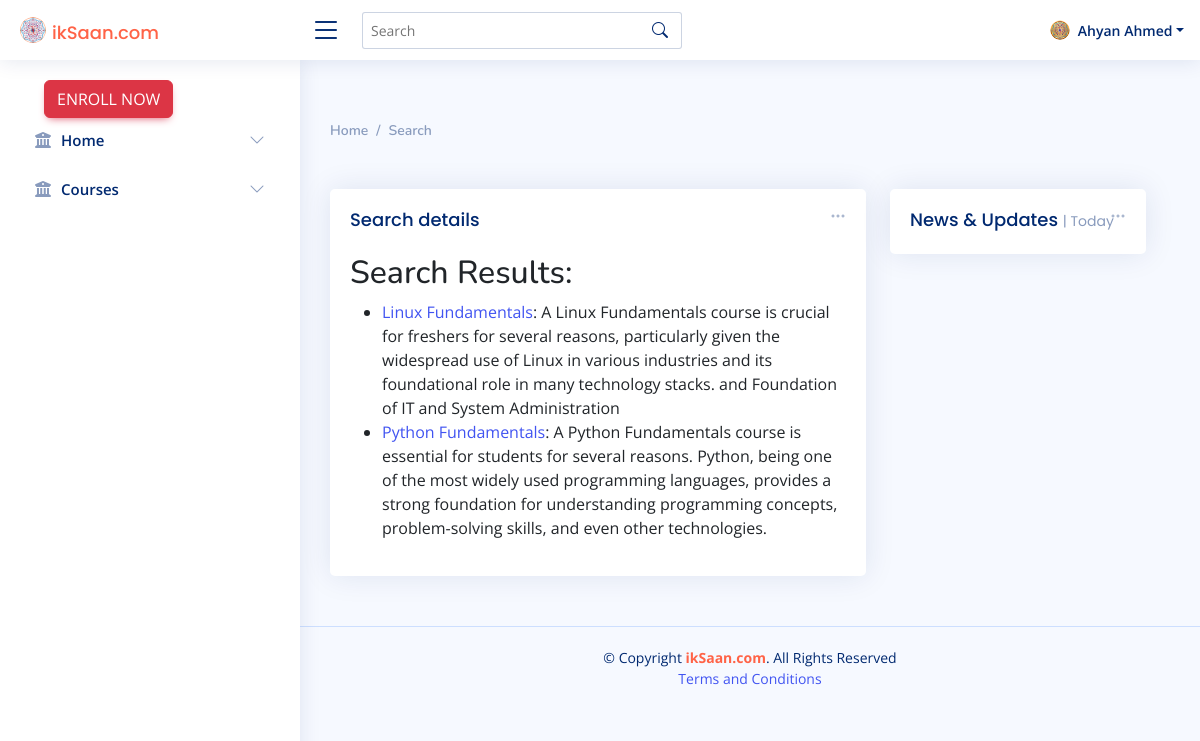
/courses/search (signed in), run on the app's committed database.
### users/models.py (models this page shows, shortened)
class CustomUser(AbstractUser):
    phone_number = models.CharField(max_length=20, blank=True, null=True)
    address = models.TextField(blank=True, null=True)
    country = models.CharField(max_length=100,default="IN")
    state = models.CharField(max_length=100, blank=True, null=True, default="TS")
    city = models.CharField(max_length=100,default="Hyderabad")
    postal_code = models.CharField(max_length=20,default="50030")
    street_address = models.CharField(max_length=255,default="Rajendranagar")
    slug = AutoSlugField(populate_from='username', unique=True)
    USER_GROUPS = (
        ('admin', 'Admin'),
        ('mentor', 'Mentor'),
        ('consumer', 'Consumer'),
    )
    user_type = models.CharField(max_length=20, choices=USER_GROUPS, default='consumer')

### courses/models.py (models this page shows, shortened)
class Course(models.Model):
    title = models.CharField(max_length=200)
    slug = AutoSlugField(populate_from='title', unique=True)
    description = models.TextField()
    video_link = models.URLField()
    thumbnail = models.ImageField(upload_to='thumbnails/')
    subscription = models.ForeignKey('subscriptions.Subscription', on_delete=models.SET_NULL, null=True, blank=True)

### courses/views.py (the view)
# urls.py: path('search', views.search_courses, name='search_courses'),
def search_courses(request):
    form = SearchForm(request.GET or None)
    courses = Course.objects.all()
    if form.is_valid():
        query = form.cleaned_data.get('query')
        print("Query", query)
        if query:
            courses = Course.objects.filter(title__icontains=query)
    return render(request, 'courses/search_results.html', {'form': form, 'courses': courses})

### courses/forms.py
class SearchForm(forms.Form):
    query = forms.CharField(label='Search Courses', max_length=100, required=False)

### templates/courses/search_results.html (shortened to what this page needs)
{% extends 'base.html' %}
{% load django_bootstrap5 %}
{% load static %}
{% block main %}
    <header class="py-4 py-md-2" style="background-image: none;">
      <div class="container text-center py-xl-2">
      </div>
    </header>
    <div class="container">
      <nav class="mb-5 mb-md-8 mt-2" aria-label="breadcrumb">
        <ol class="breadcrumb breadcrumb-scroll">
          <li class="breadcrumb-item">
            <a class="text-gray-800" href="#">
              Home
            </a>
          </li>
          <li class="breadcrumb-item">
            <a class="text-gray-800" href="#">
              Search
            </a>
          </li>
        </ol>
      </nav>
    </div>
    <div class="row">
      <div class="col-lg-8">
        <div class="row">
        <div class="col-12">
          <div class="card">
          <div class="filter">
            <a class="icon" href="#" data-bs-toggle="dropdown"><i class="bi bi-three-dots"></i></a>
          </div>
          <div class="card-body">
            <h5 class="card-title">Search details</h5>
            {% if courses %}
            <h2>Search Results:</h2>
            <ul>
                {% for course in courses %}
                    <li><a href="{% url 'course_details' course.slug %}">{{ course.title }}</a>: {{ course.description }}</li>
                {% empty %}
                    <li>No courses found.</li>
                {% endfor %}
            </ul>
        {% else %}
            <p>Enter a search term and press the "Search" button.</p>
        {% endif %}
          </div>
          </div>
        </div>
        </div>
      </div>
      <div class="col-lg-4">
        <div class="card">
        <div class="filter">
          <a class="icon" href="#" data-bs-toggle="dropdown"><i class="bi bi-three-dots"></i></a>
        </div>
        <div class="card-body pb-0">
          <h5 class="card-title">News &amp; Updates <span>| Today</span></h5>
        </div>
        </div>
      </div>
      </div>
{% endblock %}

### templates/dashboard/components/topbar.html (shortened to what this page needs)
{% load static %}
  <header id="header" class="header fixed-top d-flex align-items-center">
    <div class="d-flex align-items-center justify-content-between">
      <a href="{% url 'home' %}" class="logo d-flex align-items-center">
       <img class="rounded-pill"  src="{% static 'assets/img/iksaanLogo.png' %}"  href="{% url 'home' %}" alt="">
       <h5 class="d-lg-block card-title" style="color:tomato"; >ikSaan.com</h5>
      </a>
      <i class="bi bi-list toggle-sidebar-btn " ></i>
    </div>
    <div class="search-bar">
      <form class="search-form d-flex align-items-center" method="get" action="{% url 'search_courses' %}">
        <input type="text" name="query" placeholder="Search" title="Enter search keyword">
        <button type="submit" title="Search"><i class="bi bi-search"></i></button>
      </form>
    </div>
    <nav class="header-nav ms-auto">
      <ul class="d-flex align-items-center">
      {% if user.is_authenticated %}
        <li class="nav-item dropdown pe-3">
          <a class="nav-link nav-profile d-flex align-items-center pe-0" href="#" data-bs-toggle="dropdown">
            <img src="{% static 'assets/img/Gold.png' %}" alt="Profile" class="rounded-circle" alt="Gold Subscription" width="20" height="20">
            <span class="d-none d-md-block dropdown-toggle ps-2">{{ user.first_name }} {{ user.last_name }}</span>
          </a>
        </li>
      {% endif %}
    </ul>
    </nav>
  </header>

### static/assets/css/style.css (style rules this page uses)
:root { scroll-behavior: smooth; }
body { font-family: "Open Sans", sans-serif; background: #f6f9ff; color: #444444; }
a { color: #4154f1; text-decoration: none; }
h1, h2, h3, h4, h5, h6 { font-family: "Nunito", sans-serif; }
.card { margin-bottom: 30px; border: none; border-radius: 5px; box-shadow: 0px 0 30px rgba(1, 41, 112, 0.1); }
.card-title { padding: 20px 0 15px 0; font-size: 18px; font-weight: 500; color: #012970; font-family: "Poppins", sans-serif; }
.card-title span { color: #899bbd; font-size: 14px; font-weight: 400; }
.card-body { padding: 0 20px 20px 20px; }
.breadcrumb { font-size: 14px; font-family: "Nunito", sans-serif; color: #899bbd; font-weight: 600; }
.breadcrumb a { color: #899bbd; transition: 0.3s; }
.breadcrumb .breadcrumb-item::before { color: #899bbd; }
.logo { line-height: 1; }
@media (min-width: 1200px) { .logo { width: 280px; } }
.logo img { max-height: 26px; margin-right: 6px; }
.header { transition: all 0.5s; z-index: 997; height: 60px; box-shadow: 0px 2px 20px rgba(1, 41, 112, 0.1); background-color: #fff; padding-left: 20px; }
.header .toggle-sidebar-btn { font-size: 32px; padding-left: 10px; cursor: pointer; color: #012970; }
.header .search-bar { min-width: 360px; padding: 0 20px; }
.header .search-form { width: 100%; }
.header .search-form input { border: 0; font-size: 14px; color: #012970; border: 1px solid rgba(1, 41, 112, 0.2); padding: 7px 38px 7px 8px; border-radius: 3px; transition: 0.3s; width: 100%; }
.header .search-form button { border: 0; padding: 0; margin-left: -30px; background: none; }
.header .search-form button i { color: #012970; }
.header-nav ul { list-style: none; }
.header-nav>ul { margin: 0; padding: 0; }
.header-nav .nav-profile { color: #012970; }
.header-nav .nav-profile img { max-height: 36px; }
.header-nav .nav-profile span { font-size: 14px; font-weight: 600; }
.dashboard .filter { position: absolute; right: 0px; top: 15px; }
.dashboard .filter .icon { color: #aab7cf; padding-right: 20px; padding-bottom: 5px; transition: 0.3s; font-size: 16px; }

### data on the page
CustomUser: first_name "Ahyan", last_name "Ahmed"
Course: title "Linux Fundamentals", description "A Linux Fundamentals course is crucial for freshers for several reasons, particularly given the widespread use of Linux in various industries and its foundational role in many technology stacks. and Foundation of IT and System Administration"
Course: title "Python Fundamentals", description "A Python Fundamentals course is essential for students for several reasons. Python, being one of the most widely used programming languages, provides a strong foundation for understanding programming concepts, problem-solving skills, and even other technologies."
